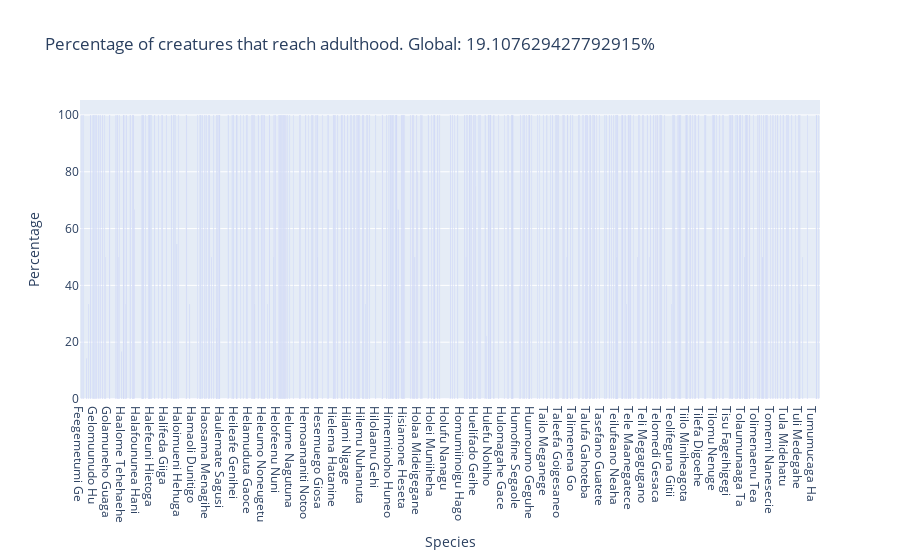

Write notebook code for a chart like this one.
### Code cell
oa.ShowAdulthood(results['GlobalBirthInfo'],  results['SpeciesBirthInfo'])

### Figure 1 — Plotly figure (JSON) as saved in the notebook; plotly's stock layout.template omitted (floating-point values rounded to 4 significant figures; data arrays with more than 128 entries replaced by an {"elided": "..."} marker saying what was removed)
{"data": [{"alignmentgroup": "True", "hovertemplate": "x=%{x}<br>y=%{y}<extra></extra>", "legendgroup": "", "marker": {"color": "#636efa", "pattern": {"shape": ""}}, "name": "", "offsetgroup": "", "orientation": "v", "showlegend": false, "textposition": "auto", "type": "bar", "x": {"elided": "2416 str values"}, "xaxis": "x", "y": {"elided": "2416 float values"}, "yaxis": "y"}], "layout": {"barmode": "relative", "legend": {"tracegroupgap": 0}, "title": {"text": "Percentage of creatures that reach adulthood. Global: 19.107629427792915%"}, "xaxis": {"anchor": "y", "domain": [0, 1], "title": {"text": "Species"}}, "yaxis": {"anchor": "x", "domain": [0, 1], "title": {"text": "Percentage"}}}}
